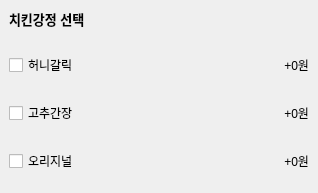
            <widget class="QWidget" name="widget_whole_2" native="true">
             <property name="minimumSize">
              <size>
               <width>318</width>
               <height>0</height>
              </size>
             </property>
             <property name="maximumSize">
              <size>
               <width>318</width>
               <height>16777215</height>
              </size>
             </property>
             <layout class="QVBoxLayout" name="verticalLayout_3">
              <property name="leftMargin">
               <number>0</number>
              </property>
              <property name="topMargin">
               <number>0</number>
              </property>
              <item>
               <widget class="QWidget" name="widget_title_2" native="true">
                <layout class="QVBoxLayout" name="verticalLayout_4">
                 <item>
                  <widget class="QLabel" name="label_2">
                   <property name="font">
                    <font>
                     <pointsize>10</pointsize>
                     <weight>75</weight>
                     <bold>true</bold>
                    </font>
                   </property>
                   <property name="text">
                    <string>치킨강정 선택</string>
                   </property>
                  </widget>
                 </item>
                </layout>
               </widget>
              </item>
              <item>
               <widget class="QWidget" name="widget_21" native="true">
                <property name="minimumSize">
                 <size>
                  <width>318</width>
                  <height>0</height>
                 </size>
                </property>
                <property name="maximumSize">
                 <size>
                  <width>318</width>
                  <height>16777215</height>
                 </size>
                </property>
                <layout class="QHBoxLayout" name="horizontalLayout_21">
                 <item>
                  <widget class="QCheckBox" name="checkBox_8">
                   <property name="text">
                    <string>허니갈릭</string>
                   </property>
                  </widget>
                 </item>
                 <item>
                  <widget class="QLabel" name="meatSpaghetti">
                   <property name="text">
                    <string>+0원</string>
                   </property>
                   <property name="alignment">
                    <set>Qt::AlignRight|Qt::AlignTrailing|Qt::AlignVCenter</set>
                   </property>
                  </widget>
                 </item>
                </layout>
               </widget>
              </item>
              <item>
               <widget class="QWidget" name="widget_22" native="true">
                <property name="minimumSize">
                 <size>
                  <width>318</width>
                  <height>0</height>
                 </size>
                </property>
                <property name="maximumSize">
                 <size>
                  <width>318</width>
                  <height>16777215</height>
                 </size>
                </property>
                <layout class="QHBoxLayout" name="horizontalLayout_22">
                 <item>
                  <widget class="QCheckBox" name="checkBox_9">
                   <property name="text">
                    <string>고추간장</string>
                   </property>
                  </widget>
                 </item>
                 <item>
                  <widget class="QLabel" name="baconcrimSpaghetti">
                   <property name="text">
                    <string>+0원</string>
                   </property>
                   <property name="alignment">
                    <set>Qt::AlignRight|Qt::AlignTrailing|Qt::AlignVCenter</set>
                   </property>
                  </widget>
                 </item>
                </layout>
               </widget>
              </item>
              <item>
               <widget class="QWidget" name="widget_63" native="true">
                <property name="minimumSize">
                 <size>
                  <width>318</width>
                  <height>0</height>
                 </size>
                </property>
                <property name="maximumSize">
                 <size>
                  <width>318</width>
                  <height>16777215</height>
                 </size>
                </property>
                <layout class="QHBoxLayout" name="horizontalLayout_62">
                 <item>
                  <widget class="QCheckBox" name="checkBox_10">
                   <property name="text">
                    <string>오리지널</string>
                   </property>
                  </widget>
                 </item>
                 <item>
                  <widget class="QLabel" name="baconcrimSpaghetti_2">
                   <property name="text">
                    <string>+0원</string>
                   </property>
                   <property name="alignment">
                    <set>Qt::AlignRight|Qt::AlignTrailing|Qt::AlignVCenter</set>
                   </property>
                  </widget>
                 </item>
                </layout>
               </widget>
              </item>
             </layout>
            </widget>
